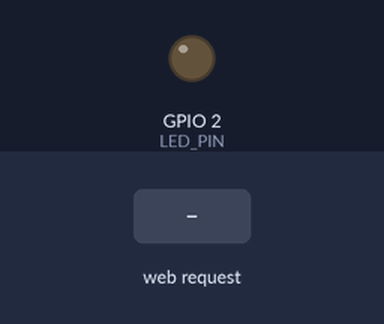
A sketch run on a simulated ESP32. On the bench: output pins drawn as LEDs (lit = HIGH). The inputs (shaded band) are chosen by the test bench. WiFi joins after 1.5 s; servers stay silent unless stated; what the sketch prints to the serial monitor is not drawn.

Above: at 2.7 s.
2.8 s: HTTP request GET /set?b=1 received
At 4.0 s:
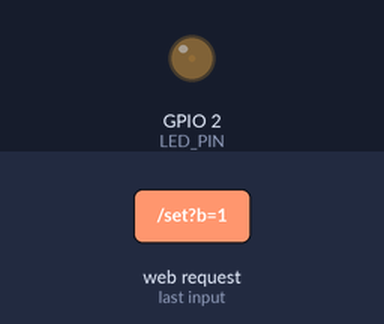
4.3 s: HTTP request GET /set?b=120 received
At 5.3 s:
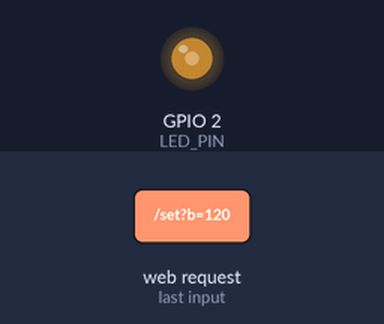
Timing chart, 0 to 7.3 s (numbered marks = the images above; inputs shaded):
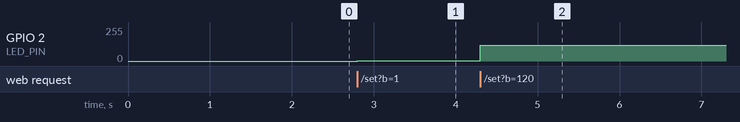

Measured:
- after the input at 2.8 s, GPIO 2 (LED_PIN): 0/255 → 1/255 at once
- after the input at 4.3 s, GPIO 2 (LED_PIN): 1/255 → 120/255 at once

The sketch:

ex07.ino
```cpp
#include <WiFi.h>
#include <WebServer.h>

const char* ssid = "Jelly";
const char* password = "cld061129";
const int LED_PIN = 2;

WebServer server(80);
uint8_t brightness = 0;

String makePage() {
  String html = R"rawliteral(
<!DOCTYPE html>
<html lang="zh-CN">
<head>
  <meta charset="UTF-8">
  <meta name="viewport" content="width=device-width, initial-scale=1.0">
  <title>作业7 无极调光</title>
</head>
<body style="font-family:Arial; text-align:center; margin-top:50px;">
  <h1>LED无极亮度调节 0~255</h1>
  <input type="range" id="slider" min="0" max="255" value=")rawliteral" + String(brightness) + R"rawliteral(" style="width:80%;height:30px;">
  <p>当前亮度值：<span id="val">)rawliteral" + String(brightness) + R"rawliteral(</span></p>
  <script>
    const slider = document.getElementById("slider");
    const valText = document.getElementById("val");
    slider.addEventListener("input", async ()=>{
      let v = slider.value;
      valText.innerText = v;
      await fetch(`/set?b=${v}`);
    })
  </script>
</body>
</html>
)rawliteral";
  return html;
}

void handleRoot() {
  server.send(200, "text/html; charset=UTF-8", makePage());
}

void handleSetBright() {
  if(server.hasArg("b")){
    brightness = server.arg("b").toInt();
    analogWrite(LED_PIN, brightness); // 替换ledcWrite，通用PWM
  }
  server.send(200, "text/plain", "OK");
}

void setup() {
  Serial.begin(115200);
  pinMode(LED_PIN, OUTPUT);
  // 删除全部ledc相关初始化代码，不再报错
  analogWrite(LED_PIN, 0); // 上电默认熄灭

  WiFi.begin(ssid, password);
  Serial.print("连接WiFi");
  while (WiFi.status() != WL_CONNECTED) {
    delay(500);
    Serial.print(".");
    if(WiFi.status() == WL_CONNECT_FAILED){
      Serial.println("\nWiFi密码错误！");
    }else if(WiFi.status() == WL_NO_SSID_AVAIL){
      Serial.println("\n找不到热点 Jelly！");
    }
  }
  Serial.println("\n连接成功");
  Serial.print("访问地址: http://");
  Serial.println(WiFi.localIP());

  server.on("/", handleRoot);
  server.on("/set", handleSetBright);
  server.begin();
}

void loop() {
  server.handleClient();
}
```
